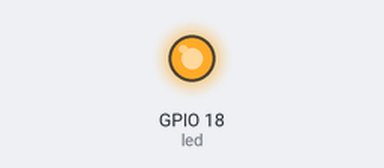
A program run on a simulated Raspberry Pi (BCM pin numbers). On the bench: output pins drawn as LEDs (lit = HIGH). What the program prints to the terminal is not drawn. At 10.2 s the program stops and its outputs stay as they are.

Above: at 0.6 s.
At 10.1 s:
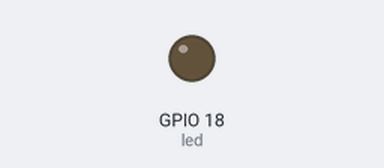
Timing chart, 0 to 11.6 s (numbered marks = the images above):
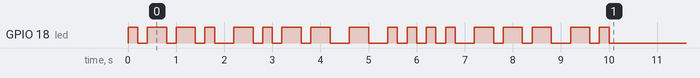

The program:

morse_code.py
```python
import RPi.GPIO as GPIO
import time
GPIO.setmode( GPIO.BCM )
GPIO.setwarnings( 0 )

print( "GPIO morse code" )

def pulse( pin_nr, high_time, low_time ):
   GPIO.output(pin_nr, GPIO.HIGH)
   time.sleep(high_time)
   GPIO.output(pin_nr, GPIO.LOW)
   time.sleep(low_time)

def morse( pin_nr, dot_length, text ):
   """
   Laat de text horen als morse code.
   De pin_nr is de pin die gebruikt wordt.
   De text mag de volgende characters bevatten: spatie, streepje, punt.
   De dot_length is de lengte van een punt (dot).
   De lengte van de andere characters wordt daar van afgeleid.
   """
   for each in text:
      if each == '.':
         pulse(pin_nr, dot_length, dot_length)
      elif each == '-':
         pulse(pin_nr, dot_length * 2, dot_length)
      else:
         pulse(pin_nr, 0, dot_length)

led = 18
GPIO.setup( led, GPIO.OUT )
morse( 18, 0.2, ".--. -.-- - .... --- -." )
```

Measured:
- by itself, GPIO 18 (led): LOW → HIGH at 0.00 s, → LOW 0.20 s later, → HIGH 0.20 s later, → LOW 0.40 s later, … (36 changes in this stretch)
